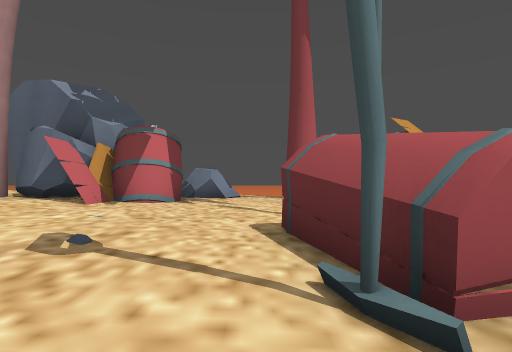
View 1 (above)

16 first-person views from a walk through a level from a Godot 3-D game. The camera is 1.4 m above the floor, looks level and sees 80° across. The floor is counted in squares, 1.99 m on a side. Each view is taken from the middle of a square. On the plan, view 1 faces up. The plan holds only what a view shows up to about 10 squares ahead; the rest is blank. The place goes on beyond the plan. Characters and animated objects are left out. Some surface patterns are stand-ins.

View 2
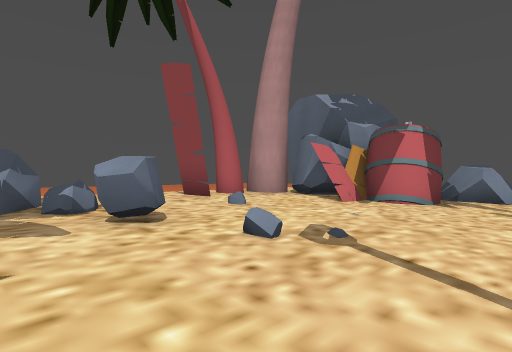

View 3
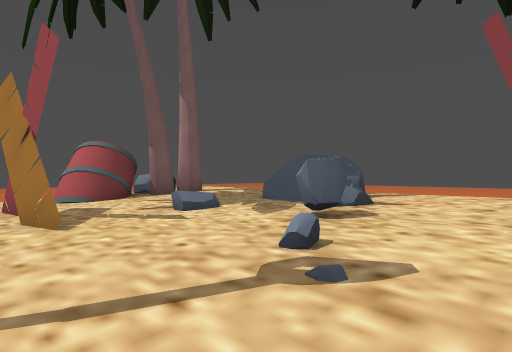

View 4
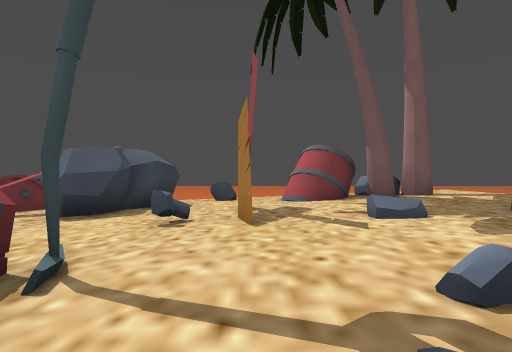

View 5
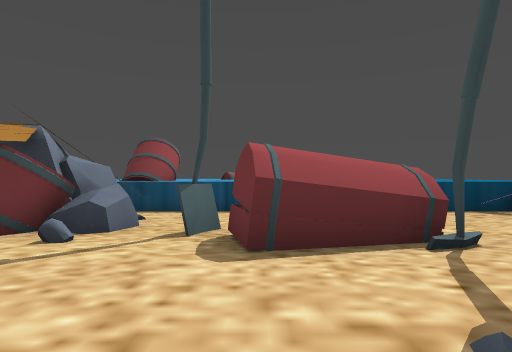

View 6
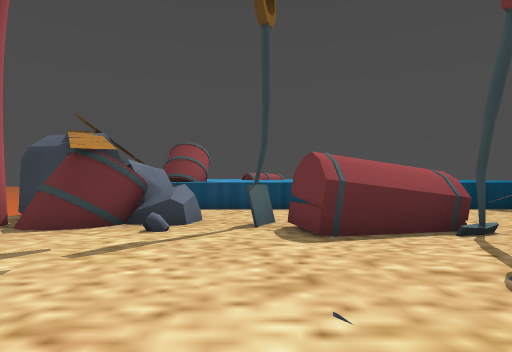

View 7
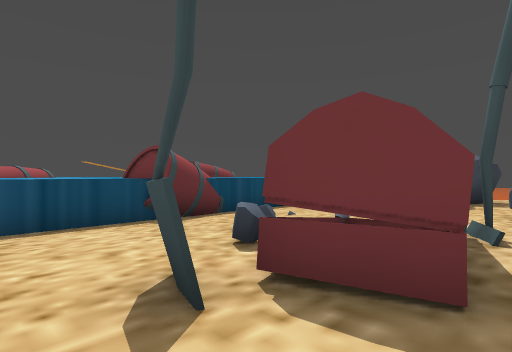

View 8
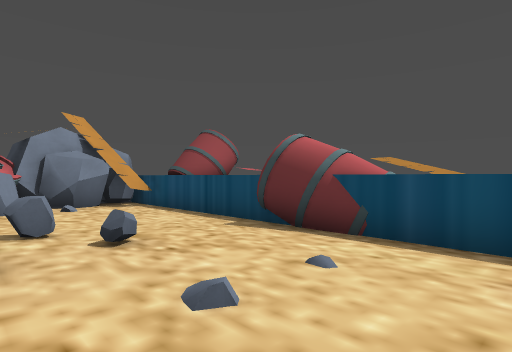

View 9
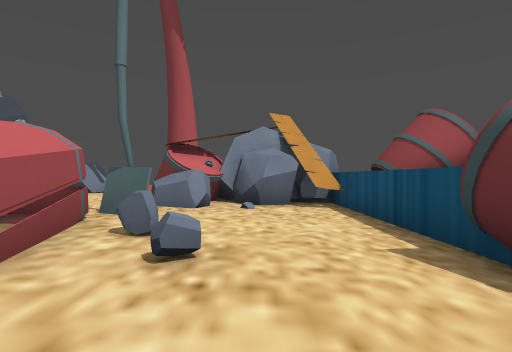

View 10
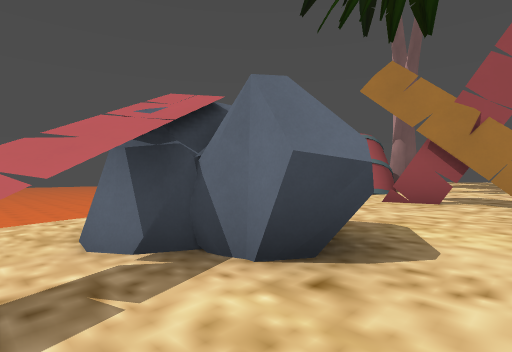

View 11
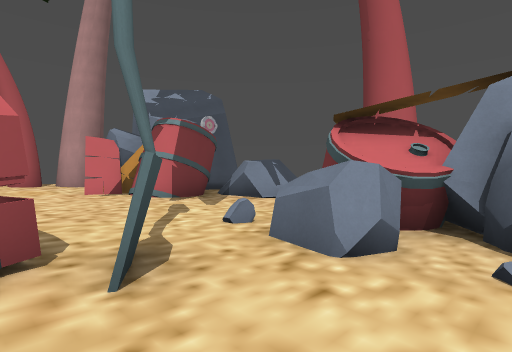

View 12
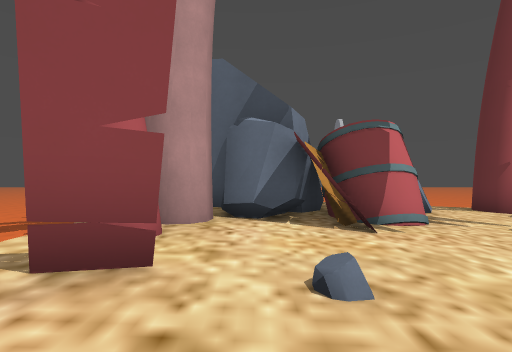

View 13
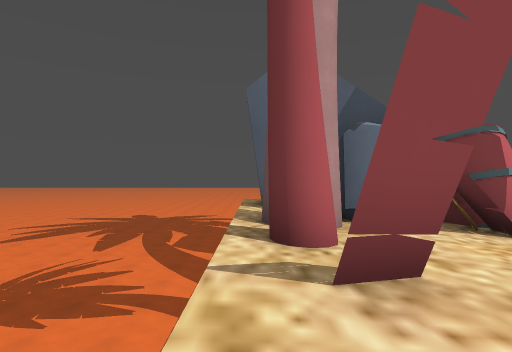

View 14
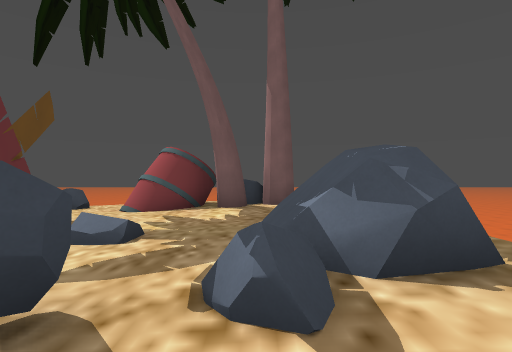

View 15
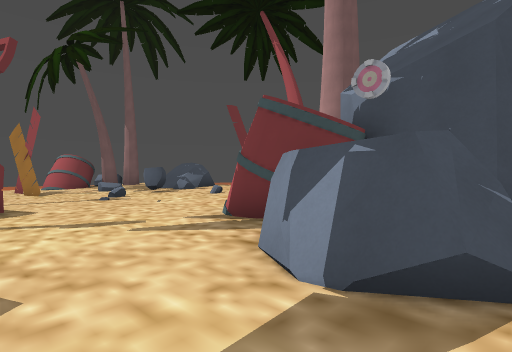

View 16
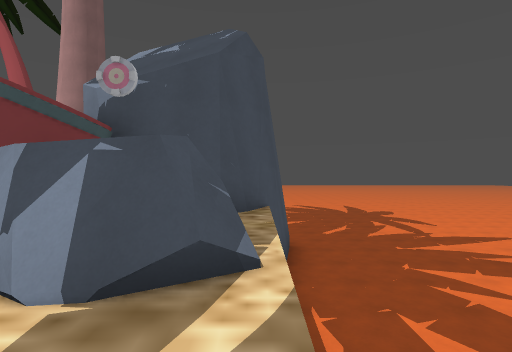

### Floor plan
Key: @ floor where view 1 was taken; # wall or solid block; . main floor; : floor 0.25 m higher than the main floor; - floor 0.25 m lower than the main floor; + floor 0.5 m higher than the main floor; _ floor 0.5 m lower than the main floor; * floor 0.75 m higher than the main floor; / step, stairs or slope; = window, fence, low wall or low ledge; ^ raised ledge; v drop or lower ground; R rock.
Columns run from 8 left of view 1 to 7 right of it. Each row starts with its distance up from view 1.
 12 vvvvvvv
 11 v^###^^R.. ^^
 10 v^  #^RR.#^#
  9 v## ##RR.###RR#
  8 v#RRR##../###R#
  7 v##R##/..=RRR_=#
  6 v##+:::...R--__#
  5 v+++:::...#--__#
  4  +#+:::..##=-__#
  3  +++::/..##=-_##
  2  +++R:/..##--_#
  1  RRRR::../---_##
  0  R /:::.@.---__#
 -1   R/:*:#..---__#
 -2   ++:::#..-R-__#
 -3  +++:::#..RR-^^
 -4  ++/###..######
 -5  ++R###.R#   ##
 -6     R  .Rv  vv

Positions as (right, up) in squares from view 1, and headings:
1: (0, 0), facing up
2: (0, 0), facing up-left
3: (0, 4), facing down-left
4: (-1, 4), facing down
5: (-3, 4), facing right
6: (-4, 5), facing right
7: (0, 6), facing down-right
8: (2, -1), facing up-right
9: (4, 0), facing up
10: (5, -1), facing down-left
11: (4, 4), facing up-left
12: (-5, 2), facing up
13: (-7, 2), facing up
14: (-5, 3), facing down
15: (1, 11), facing down-left
16: (1, 11), facing left
